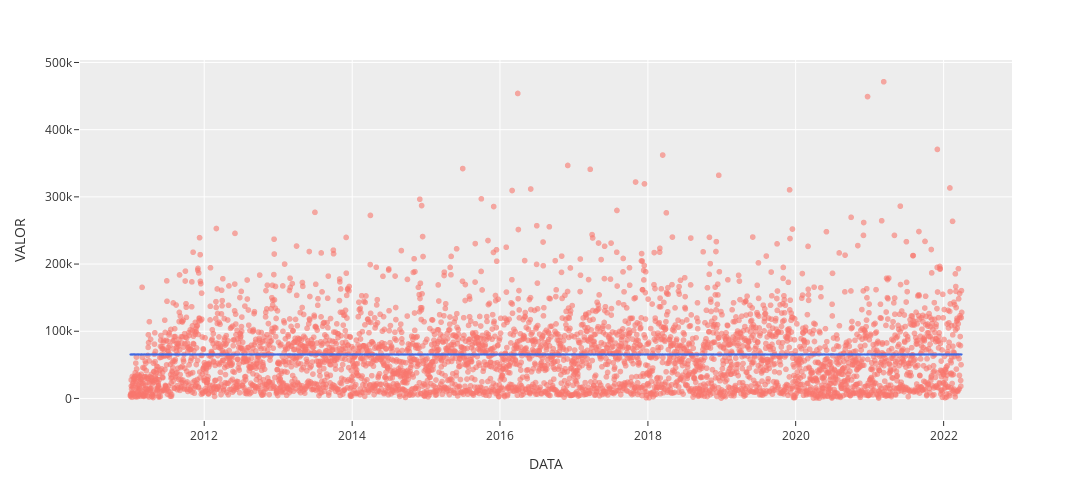

This figure's notebook cell:
### Markdown cell above
## Regressão Linear

### Code cell
fig = px.scatter(df, x=df.index, y='VALOR', opacity=0.6, trendline='ols', trendline_color_override='royalblue', width=1500)
fig.show(config=pxconfig)

### Figure 1 — Plotly figure (JSON) as saved in the notebook; plotly's stock layout.template omitted (floating-point values rounded to 4 significant figures; data arrays with more than 128 entries replaced by an {"elided": "..."} marker saying what was removed)
{"data": [{"hovertemplate": "DATA=%{x}<br>VALOR=%{y}<extra></extra>", "legendgroup": "", "marker": {"color": "#F8766D", "opacity": 0.6, "symbol": "circle"}, "mode": "markers", "name": "", "showlegend": false, "type": "scattergl", "x": {"elided": "4108 str values"}, "xaxis": "x", "y": {"elided": "4108 float values"}, "yaxis": "y"}, {"hovertemplate": "<b>OLS trendline</b><br>VALOR = 75.0296 * DATA + 65452.6<br>R<sup>2</sup>=0.000003<br><br>DATA=%{x}<br>VALOR=%{y} <b>(trend)</b><extra></extra>", "legendgroup": "", "line": {"color": "royalblue"}, "marker": {"color": "#F8766D", "symbol": "circle"}, "mode": "lines", "name": "", "showlegend": false, "type": "scattergl", "x": {"elided": "4108 str values"}, "xaxis": "x", "y": {"elided": "4108 float values"}, "yaxis": "y"}], "layout": {"height": 500, "legend": {"tracegroupgap": 0}, "margin": {"t": 60}, "width": 1500, "xaxis": {"anchor": "y", "domain": [0, 1], "title": {"text": "DATA"}}, "yaxis": {"anchor": "x", "domain": [0, 1], "title": {"text": "VALOR"}}}}
